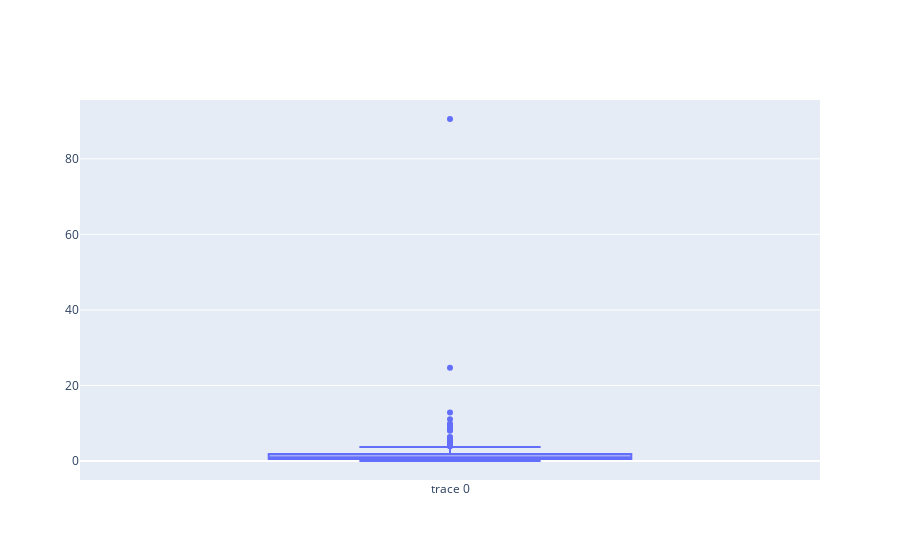

This figure's notebook cell:
### Code cell
fig = go.Figure()
fig.add_trace(go.Box(y=df_forecast2['pct_chg']))


fig.show()

### Figure 1 — Plotly figure (JSON) as saved in the notebook; plotly's stock layout.template omitted (floating-point values rounded to 4 significant figures; data arrays with more than 128 entries replaced by an {"elided": "..."} marker saying what was removed)
{"data": [{"type": "box", "y": {"elided": "243 float values"}}], "layout": {}}
